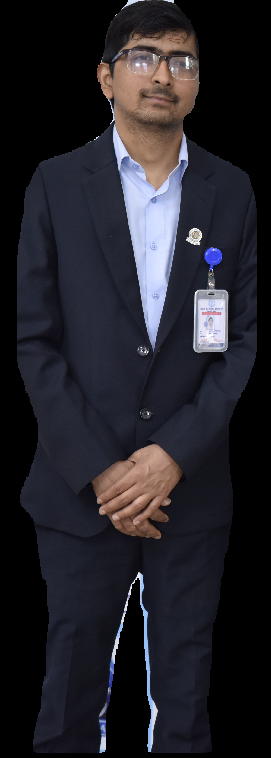
#> input picture data/masked_images/masked_sample2.png, 271 x 758 px
$ python pixel_colors.py
#> lines starting #> are read from the running program, lines starting #| are printed output that depends on the picture
### utils.py
import cv2 as cv
import numpy as np
import  PIL
from PIL import Image
import matplotlib.pyplot as plt
from ultralytics import YOLO

# [121 lines left out: functions get_pixel_value, color_detect, get_color, dominant_color, apply_mask, histogram and 1 more, not called in this run]

def get_rgb(hex):
    rgb_list = []
    for i in range(1,6,2):
        rgb_list.append(int(hex[i:i+2],16))

    return rgb_list


def assign_color(pixel, colors):
    pixel_value = pixel
    colors = colors["Hex"]
    distance = []

    for color in colors: # looping over the each colors of dataset.
        w_dist = 0
        rgb = get_rgb(color)

        for j in range(len(pixel_value)): # looping over each rgb channel.
             dist = abs(int(rgb[j]) - int(pixel_value[j]))
             w_dist += dist

        distance.append(w_dist)

    min_dist = min(distance)
    min_dist_index = distance.index(min_dist)

    return min_dist_index

### pixel_colors.py
import cv2 as cv
import pandas as pd
from utils import assign_color
import time


# Color code dataset
color_csv = pd.read_csv("data/color_codes.csv")
#> (reads data/color_codes.csv from the repository)

# Declaring the image path
image_path = "data/masked_images/masked_sample2.png"

start = time.time()

# reading an image
image = cv.imread(image_path)
#> image is the input picture: shape (758, 271, 3); mean B, G, R 40.3, 34, 35.3

image_rgb = cv.cvtColor(image, cv.COLOR_BGR2RGB)
resized = cv.resize(image_rgb, (480, 480), interpolation=cv.INTER_AREA)
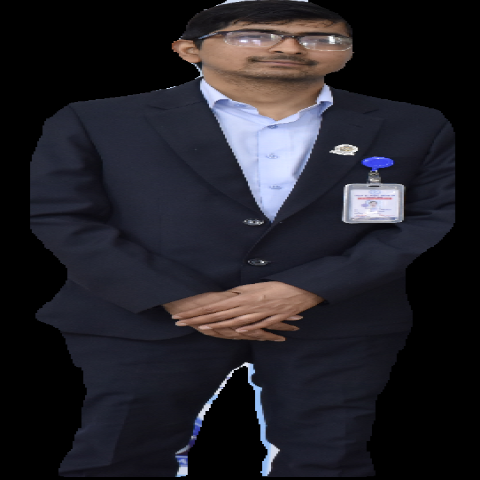
#> resized: shape (480, 480, 3); mean R, G, B 35.3, 33.9, 40.3

# creating a pixel dictionary to store pixels data

pixel_dict = {
    "position": [],
    "value": [],
    "color": [],
}
loop_start = time.time()
for row in range(resized.shape[0]):
    for column in range(resized.shape[1]):
        print("Pixel")

        pixel_position = (row, column)
        pixel_dict["position"].append(pixel_position)

        pixel_value = tuple(resized[row, column])
        pixel_dict["value"].append(pixel_value)

#> (the run stopped early here; a loop or call above may not have finished)
